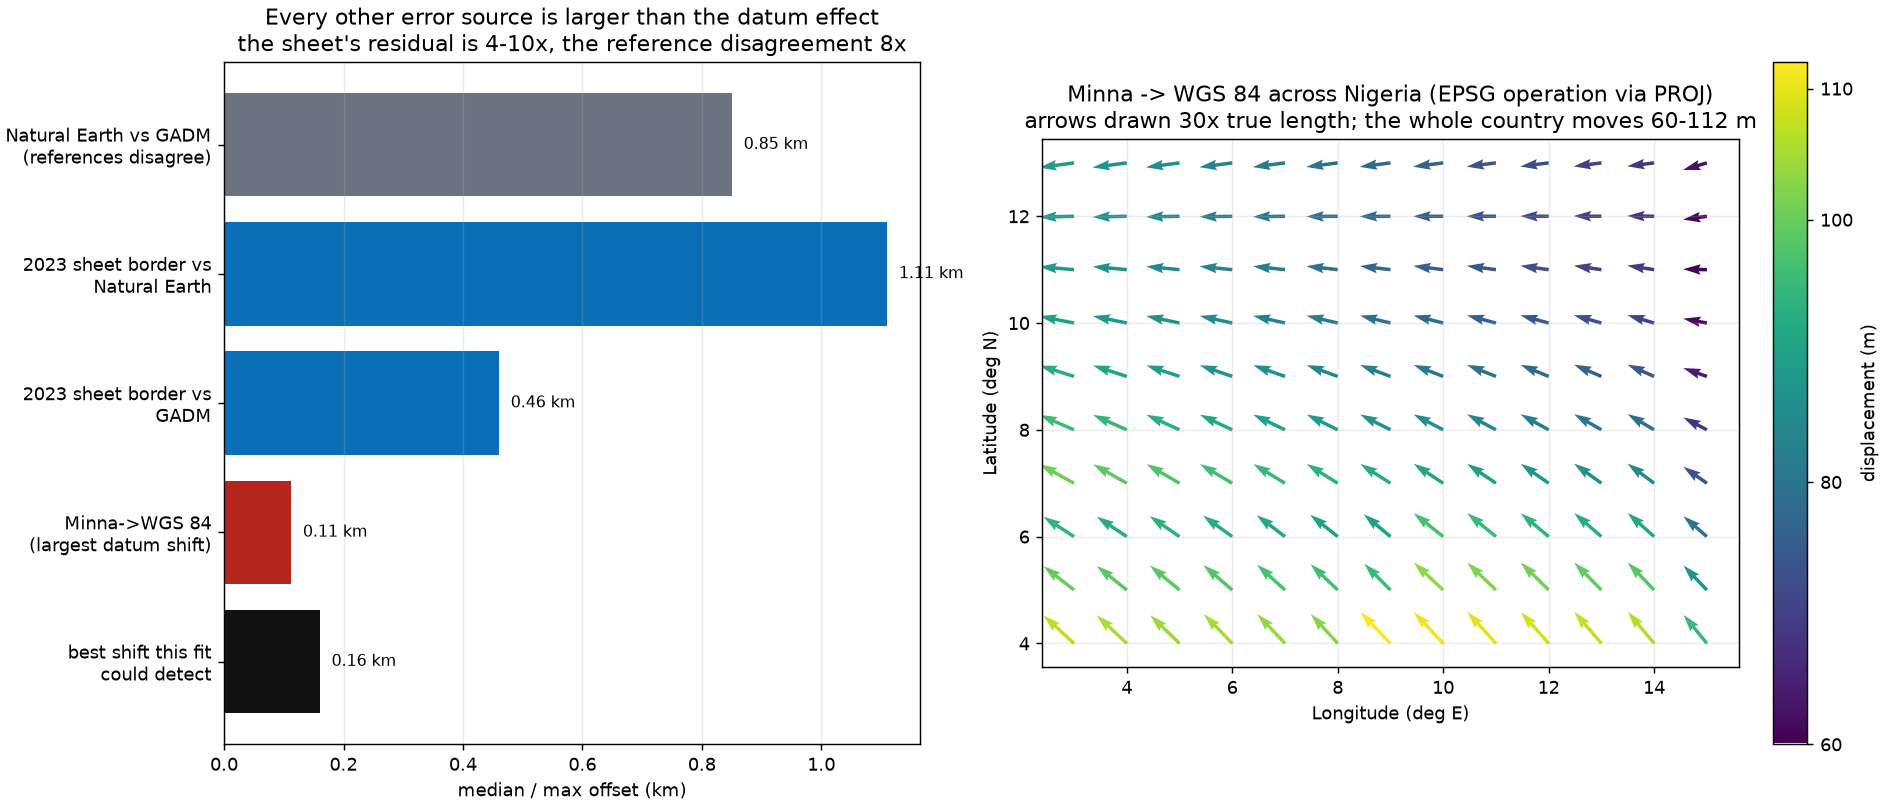

Generate this figure with Python:
#!/usr/bin/env python3
"""Route B, executed as far as the open data allows.

Question: can the datum of either sheet be confirmed from freely available online data?

We bring in two independent national references and one independent test line set:

  * Natural Earth 1:10m Nigeria outline (repo copy).
  * GADM state boundaries for Nigeria (external, used for analysis only - GADM licence is
    academic/non-commercial and the data are NOT redistributed in this repository; see
    RouteB_Report.md for the source and licence).
  * The 2023 sheet's own vector international boundary, whose page coordinates are exact
    because it is vector, not raster.

If the two references already disagree with each other by more than a datum shift, then no
amount of fitting can identify a datum from them. That is what is measured here.

Requires a GADM file at /tmp/nga_states_bound.geojson (see RouteB_Report.md, do not commit it).
Outputs: RouteB_Control_Attempt.json, RouteB_Control_Attempt.png
"""
import json, math, os
from pathlib import Path
import numpy as np, pymupdf
from shapely.geometry import shape
from shapely.ops import unary_union
from scipy.spatial import cKDTree
from pyproj import CRS
from pyproj.transformer import TransformerGroup
import matplotlib; matplotlib.use("Agg")
import matplotlib.pyplot as plt

P = Path(__file__).resolve().parent
OUT = {}
KM = 111.2
def kx(lat): return 111.2 * math.cos(math.radians(lat))

def sample(geom, step):
    return np.array([[q.x, q.y] for q in (geom.interpolate(d) for d in np.arange(0, geom.length, step))])

# ---------- references ---------------------------------------------------------
ne = unary_union([shape(f["geometry"]) for f in
                  json.load(open(P / "Nigeria_Natural_Earth_outline.geojson"))["features"]]).boundary
NE = sample(ne, 0.01)
gadm_path = Path("/tmp/nga_states_bound.geojson")
GADM = None
if gadm_path.exists():
    gd = json.load(open(gadm_path))
    gadm = unary_union([shape(f["geometry"]).simplify(0.0005) for f in gd["features"]]).boundary
    GADM = sample(gadm, 0.01)

# reference vs reference
d,_ = cKDTree(GADM).query(NE); d1 = d * KM
d,_ = cKDTree(NE).query(GADM); d2 = d * KM
OUT["reference_disagreement"] = {
    "natural_earth_vs_gadm_km": {"median": round(float(np.median(d1)), 2),
                                 "p90": round(float(np.percentile(d1, 90)), 2),
                                 "other_direction_median": round(float(np.median(d2)), 2),
                                 "other_direction_p90": round(float(np.percentile(d2, 90)), 2)},
    "note": "two independent national outlines disagree by ~1 km: that is the floor any fit inherits"}

# ---------- the sheet's exact vector border ------------------------------------
page = pymupdf.open(P / "Mineral_Resources_Map_of_Nigeria_2023.pdf")[0]
def embedded(x, y):
    return (2.47619 + (x - 74.23969) * 12.54519 / 1976.9518,
            14.04668 - (y - 358.7239) * 10.20997 / 1608.9773)
verts = []
for d in page.get_drawings():
    c = d.get("color")
    if c and abs(c[0] - 0.902) < .02 and c[1] < .05:
        for it in d["items"]:
            if it[0] == "l": verts += [(it[1].x, it[1].y), (it[2].x, it[2].y)]
            elif it[0] == "c": verts += [(it[k].x, it[k].y) for k in (1, 2, 3, 4)]
V = np.unique(np.round(np.array(verts), 2), axis=0)
lon, lat = embedded(V[:, 0], V[:, 1])
B = np.c_[lon, lat]
B = B[(B[:, 0] > 2.3) & (B[:, 0] < 15) & (B[:, 1] > 3.9) & (B[:, 1] < 14.2)]
if len(B) > 1200:
    B = B[np.linspace(0, len(B) - 1, 1200).astype(int)]

def fit_translation(pts, tree, step=0.001, half=0.02, boots=300, seed=1):
    g = np.arange(-half, half + step / 2, step)
    X, Y = np.meshgrid(g, g); T = np.c_[X.ravel(), Y.ravel()]
    dd, _ = cKDTree(tree).query(pts[None, :, :] - T[:, None, :], workers=-1)
    dd = dd * KM
    i = int(np.argmin(np.median(dd, axis=1)))
    rng = np.random.default_rng(seed)
    sols = []
    for _ in range(boots):
        s = rng.integers(0, len(pts), len(pts))
        sols.append(T[int(np.argmin(np.median(dd[:, s], axis=1)))])
    sols = np.array(sols)
    se = sols.std(axis=0)
    return T[i], np.median(dd[i]), se

for label, ref, tree in [("natural earth", NE, NE), ("gadm", GADM, GADM)]:
    if tree is None: continue
    d,_ = cKDTree(tree).query(B); d = d * KM
    t, med, se = fit_translation(B, tree)
    OUT.setdefault("sheet_border_2023_vs", {})[label] = {
        "median_km": round(float(np.median(d)), 2),
        "p90_km": round(float(np.percentile(d, 90)), 2),
        "best_translation_km": [round(float(t[0] * kx(7.8)), 2), round(float(t[1] * KM), 2)],
        "median_after_km": round(float(med), 2),
        "bootstrap_se_km": [round(float(se[0] * kx(7.8)), 2), round(float(se[1] * KM), 2)],
        "minimum_detectable_shift_km": round(float(2 * max(se[0] * kx(7.8), se[1] * KM)), 2)}

# ---------- how big is a datum shift here? ------------------------------------
def shift(epsg, lo, la):
    tg = TransformerGroup(CRS.from_epsg(epsg), CRS.from_epsg(4326), always_xy=True)
    c = [t for t in tg.transformers if t.area_of_use and t.accuracy
         and t.area_of_use.west <= lo <= t.area_of_use.east
         and t.area_of_use.south <= la <= t.area_of_use.north]
    if not c: return None
    t = min(c, key=lambda q: q.accuracy)
    x, y = t.transform(lo, la)
    return (x - lo) * kx(la) * 1000, (y - la) * KM * 1000, t.accuracy

fields = {}
for name, epsg in [("Minna (EPSG:4263)", 4263), ("NAD27 (EPSG:4267)", 4267)]:
    rows = []
    for la in np.arange(4, 14.01, 1.0):
        for lo in np.arange(3, 15.01, 1.0):
            s = shift(epsg, lo, la)
            if s: rows.append((lo, la, s[0], s[1], s[2]))
    F = np.array(rows); fields[name] = F
    mag = np.hypot(F[:, 2], F[:, 3]) if len(F) else np.array([np.nan])
    OUT.setdefault("datum_shift_field", {})[name] = {
        "grid_points_with_operation": int(len(F)),
        "median_m": round(float(np.nanmedian(mag)), 0) if len(F) else None,
        "max_m": round(float(np.nanmax(mag)), 0) if len(F) else None,
        "median_operation_accuracy_m": round(float(np.median(F[:, 4])), 1) if len(F) else None}

datum_max = max((v["max_m"] or 0) for v in OUT["datum_shift_field"].values()) / 1000
det = min(v["minimum_detectable_shift_km"] for v in OUT["sheet_border_2023_vs"].values())
OUT["verdict"] = {
    "largest_candidate_datum_shift_km": round(datum_max, 3),
    "best_detectable_shift_km": det,
    "reference_self_disagreement_km": (OUT["reference_disagreement"]["natural_earth_vs_gadm_km"]["median"]
                                       if GADM is not None else None),
    "ratio_detection_to_signal": round(det / datum_max, 1) if datum_max else None,
    "result": "NOT SEPARABLE. The largest candidate datum shift in Nigeria (0.11 km) is smaller "
              "than the smallest offset this border can resolve (0.16 km, against GADM), and "
              "the two independent references disagree with each other by 0.85 km. Any datum "
              "identified by fitting these data would be an artefact of the reference choice."}

# ---------- figure -------------------------------------------------------------
fig, (ax, ax2) = plt.subplots(1, 2, figsize=(14.5, 6.2), constrained_layout=True)
bars = []
if GADM is not None:
    bars.append(("Natural Earth vs GADM\n(references disagree)", OUT["reference_disagreement"]["natural_earth_vs_gadm_km"]["median"]))
bars += [("2023 sheet border vs\nNatural Earth", OUT["sheet_border_2023_vs"]["natural earth"]["median_km"])]
if GADM is not None:
    bars.append(("2023 sheet border vs\nGADM", OUT["sheet_border_2023_vs"]["gadm"]["median_km"]))
bars += [
        ("Minna->WGS 84\n(largest datum shift)", OUT["datum_shift_field"]["Minna (EPSG:4263)"]["max_m"] / 1000),
        ("best shift this fit\ncould detect", det)]
ax.barh([b[0] for b in bars], [b[1] for b in bars], color=["#6b7280", "#0b6fb8", "#0b6fb8", "#b3261e", "#111"])
for i, (_, v) in enumerate(bars): ax.text(v + .02, i, f"{v:.2f} km", va="center", fontsize=9)
ax.set(xlabel="median / max offset (km)", title="Every other error source is larger than the datum effect\nthe sheet's residual is 4-10x, the reference disagreement 8x")
ax.grid(alpha=.25, axis="x"); ax.invert_yaxis()

F = fields["Minna (EPSG:4263)"]
if len(F):
    mag = np.hypot(F[:, 2], F[:, 3])
    K = 30.0                      # arrows drawn 30x true length, for visibility
    u = F[:, 2] / 1000 / (KM * np.cos(np.radians(F[:, 1]))) * K
    v = F[:, 3] / 1000 / KM * K
    ax2.set_aspect(1 / math.cos(math.radians(9)))
    q = ax2.quiver(F[:, 0], F[:, 1], u, v, mag, cmap="viridis", width=.005)
    cb = fig.colorbar(q, ax=ax2, label="displacement (m)")
    cb.set_ticks([60, 80, 100, 110])
ax2.set(xlabel="Longitude (deg E)", ylabel="Latitude (deg N)",
        title="Minna -> WGS 84 across Nigeria (EPSG operation via PROJ)\n"
              "arrows drawn 30x true length; the whole country moves 60-112 m")
ax2.grid(alpha=.25)
fig.savefig(P / "RouteB_Control_Attempt.png", dpi=130)
json.dump(OUT, open(P / "RouteB_Control_Attempt.json", "w"), indent=2)
print(json.dumps(OUT, indent=2))
